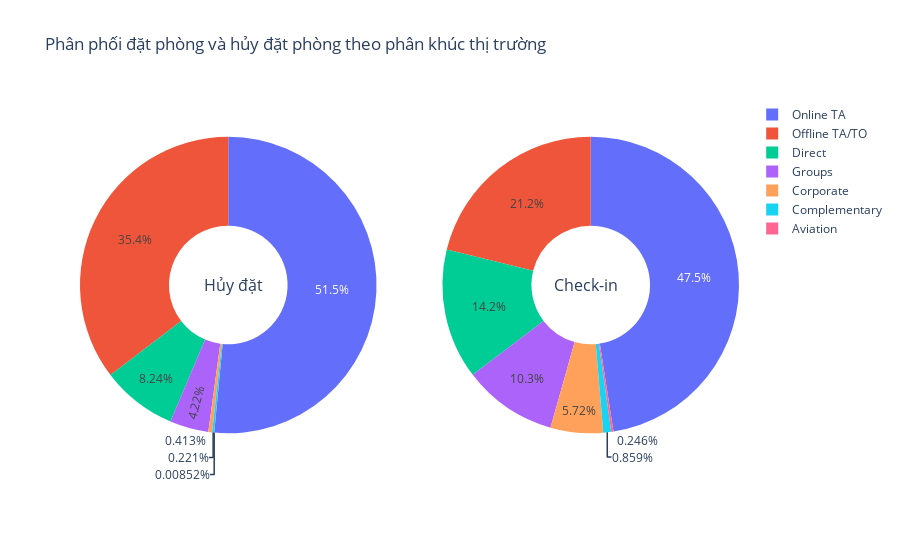

Source (notebook cell):
### Markdown cell above
#### Thống kê tỷ lệ phần trăm của các giá trị trong thuộc tính phân khúc thị trường với trạng thái hủy đặt phòng và nhận phòng.

### Code cell
# Khai báo dữ liệu
labels = ["Aviation", "Complementary", "Corporate", "Groups", "Direct", "Offline TA/TO", "Online TA"]

canceled = df[df['IsCanceled']==1][['MarketSegment']]
canceled = canceled.MarketSegment.value_counts().sort_values()

not_canceled = df[df['IsCanceled']==0][['MarketSegment']]
not_canceled = not_canceled.MarketSegment.value_counts().sort_values()

# Vẽ biểu đồ
fig = make_subplots(rows=1, cols=2, specs=[[{'type':'domain'}, {'type':'domain'}]])
fig.add_trace(go.Pie(labels=labels, values=canceled, name="Canceled"),
              1, 1)
fig.add_trace(go.Pie(labels=labels, values=not_canceled, name="Check-in"),
              1, 2)

fig.update_traces(hole=.4, hoverinfo="label+percent+name")

# Cập nhật layout và thêm ghi chú
fig.update_layout(
    title_text="Phân phối đặt phòng và hủy đặt phòng theo phân khúc thị trường",
    annotations=[dict(text='Hủy đặt', x=0.185, y=0.5, font_size=16, showarrow=False),
                 dict(text='Check-in', x=0.82, y=0.5, font_size=16, showarrow=False)])
fig.show()

### Figure 1 — Plotly figure (JSON) as saved in the notebook; plotly's stock layout.template omitted (floating-point values rounded to 4 significant figures)
{"data": [{"domain": {"x": [0, 0.45], "y": [0, 1]}, "hole": 0.4, "hoverinfo": "label+percent+name", "labels": ["Aviation", "Complementary", "Corporate", "Groups", "Direct", "Offline TA/TO", "Online TA"], "name": "Canceled", "type": "pie", "values": [2, 52, 97, 992, 1934, 8311, 12097, 20739]}, {"domain": {"x": [0.55, 1], "y": [0, 1]}, "hole": 0.4, "hoverinfo": "label+percent+name", "labels": ["Aviation", "Complementary", "Corporate", "Groups", "Direct", "Offline TA/TO", "Online TA"], "name": "Check-in", "type": "pie", "values": [185, 646, 4303, 7714, 10672, 15908, 35738]}], "layout": {"annotations": [{"font": {"size": 16}, "showarrow": false, "text": "Hủy đặt", "x": 0.185, "y": 0.5}, {"font": {"size": 16}, "showarrow": false, "text": "Check-in", "x": 0.82, "y": 0.5}], "autosize": true, "title": {"text": "Phân phối đặt phòng và hủy đặt phòng theo phân khúc thị trường"}}}
